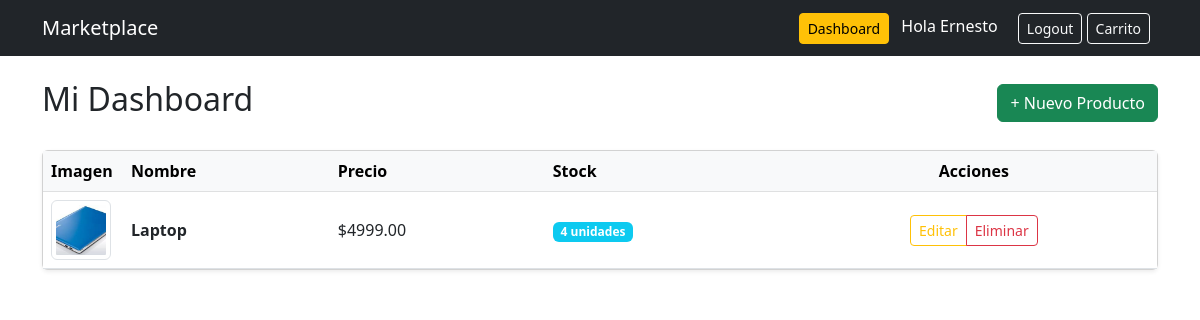
/dashboard/ (signed in), run on the app's committed database.
### store/models.py (models this page shows, shortened)
class User(AbstractUser):
    id = models.UUIDField(primary_key=True, default=uuid.uuid4, editable=False)
    is_seller = models.BooleanField(default=False)

class Product(models.Model):
    id = models.UUIDField(primary_key=True, default=uuid.uuid4, editable=False)
    name = models.CharField(max_length=150)
    description = models.TextField()
    image = models.ImageField(upload_to='upload/', blank=True, null=True)
    price = models.DecimalField(max_digits=10, decimal_places=2)
    stock = models.PositiveIntegerField(default=0)
    owner = models.ForeignKey(
        User,
        on_delete=models.CASCADE,
        related_name='products'
    )  # 1:N
    categories = models.ManyToManyField(
        Category,
        related_name='products'
    )  # N:M
    created_at = models.DateTimeField(auto_now_add=True)

### store/views.py (the view)
# urls.py: path('dashboard/', views.dashboard, name='dashboard'),
@login_required
def dashboard(request):
    if not request.user.is_seller:
        return HttpResponseForbidden("No tienes permisos")
    products = Product.objects.filter(owner=request.user)
    return render(request, 'store/dashboard.html', {
        'products': products
    })

### store/templates/store/dashboard.html (shortened to what this page needs)
{% extends 'store/base.html' %}
{% block content %}
<div class="d-flex justify-content-between align-items-center mb-4">
    <h2>Mi Dashboard</h2>
    <a href="{% url 'product_create' %}" class="btn btn-success">
         + Nuevo Producto
    </a>
</div>
<div class="card shadow-sm">
    <div class="card-body p-0">
        <table class="table table-hover align-middle mb-0">
            <thead class="table-light">
                <tr>
                    <th style="width: 80px;">Imagen</th>
                    <th>Nombre</th>
                    <th>Precio</th>
                    <th>Stock</th>
                    <th class="text-center">Acciones</th>
                </tr>
            </thead>
            <tbody>
            {% for product in products %}
                <tr>
                    <td>
                        {% if product.image %}
                            <img src="{{ product.image.url }}"
                                 alt="{{ product.name }}"
                                 class="img-thumbnail"
                                 style="width: 60px; height: 60px; object-fit: cover;">
                        {% else %}
                            <div class="bg-light d-flex align-items-center justify-content-center border rounded"
                                 style="width: 60px; height: 60px;">
                                <small class="text-muted">N/A</small>
                            </div>
                        {% endif %}
                    </td>
                    <td class="fw-bold">{{ product.name }}</td>
                    <td>${{ product.price }}</td>
                    <td>
                        <span class="badge {% if product.stock > 0 %}bg-info{% else %}bg-danger{% endif %}">
                            {{ product.stock }} unidades
                        </span>
                    </td>
                    <td class="text-center">
                        <div class="btn-group" role="group">
                            <a href="{% url 'product_update' product.id %}" class="btn btn-outline-warning btn-sm">
                                Editar
                            </a>
                            <a href="{% url 'product_delete' product.id %}" class="btn btn-outline-danger btn-sm">
                                Eliminar
                            </a>
                        </div>
                    </td>
                </tr>
            {% empty %}
                <tr>
                    <td colspan="5" class="text-center py-4 text-muted">
                        No tienes productos registrados todavía.
                    </td>
                </tr>
            {% endfor %}
            </tbody>
        </table>
    </div>
</div>
{% endblock %}

### store/templates/store/base.html (shortened to what this page needs)
<!DOCTYPE html>
<html lang="es">
<head>
    <link href="https://cdn.jsdelivr.net/npm/bootstrap@5.3.0/dist/css/bootstrap.min.css" rel="stylesheet">
</head>
<body>
<nav class="navbar navbar-expand-lg navbar-dark bg-dark">
  <div class="container">
    <a class="navbar-brand" href="/">Marketplace</a>
    <div>
      {% if user.is_authenticated and user.is_seller %}
        <a href="{% url 'dashboard' %}" class="btn btn-warning btn-sm me-2">Dashboard</a>
      {% endif %}
      {% if user.is_authenticated %}
        <span class="text-white me-3">Hola {{ user.username }}</span>
        <a href="{% url 'logout' %}" class="btn btn-outline-light btn-sm">Logout</a>
      {% else %}
        <a href="{% url 'login' %}" class="btn btn-outline-light btn-sm me-2">Login</a>
        <a href="{% url 'register' %}" class="btn btn-primary btn-sm">Registro</a>
      {% endif %}
      <a href="{% url 'cart_detail' %}"
         class="btn btn-outline-light btn-sm me-2">
         Carrito
      </a>
    </div>
  </div>
</nav>
<div class="container mt-4">
    {% block content %}{% endblock %}
</div>
</body>
</html>

### data on the page
User: username "Ernesto"
Product: image (picture), name "Laptop", price "4999.00", stock "4"
